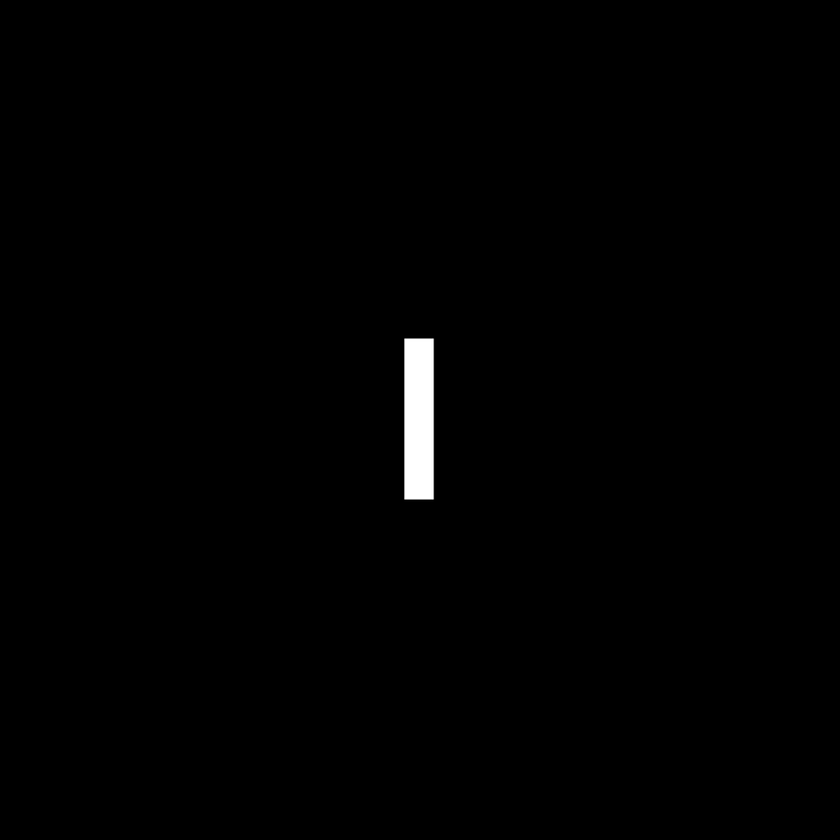
//> input picture DIP_HW3/images/Rectangle.tif, 840 x 840 px, shrunk from 1000 x 1000 before the run, given in place of cameraman.tif, which was not available
$ ./HW01   (built with g++ and OpenCV 4)
//> lines starting //> are read from the running program, lines starting //| are printed output that depends on the picture; pictures that were not available may be replaced by others from this repository, and a replacement may not be noted
### DIP_HW3/utils.h
#ifndef __UTILS_H_
#define __UTILS_H_

#include <iostream>
#include "opencv2/opencv.hpp"
#include <opencv2/core/core.hpp>
#include <opencv2/imgproc/imgproc.hpp>

using namespace std;
using namespace cv;


// dft.cpp
Mat fft2d(Mat src, int flags = DFT_COMPLEX_OUTPUT);
void fft2d(Mat src, Mat& dst, int flags = DFT_COMPLEX_OUTPUT);
Mat ifft2d(Mat src, int flags = DFT_INVERSE | DFT_SCALE | DFT_REAL_OUTPUT);
void ifft2d(Mat src, Mat& dst, int flags = DFT_INVERSE | DFT_SCALE | DFT_REAL_OUTPUT);

Mat fftshift2d(Mat src);
void fftshift2d(Mat src, Mat& dst);
Mat ifftshift2d(Mat src);
void ifftshift2d(Mat src, Mat& dst);

// utils.cpp
void swapPhase(Mat src1, Mat src2, Mat& dst1, Mat& dst2);
Mat freqFilter(Mat src, Mat kernel);
Mat freqBoxFilter(Mat src, Size kernel_size);
Mat freqGaussFilter(Mat src, Size kernel_size);
Mat NotchFilter(Mat src);
Mat img_padding(Mat src, Size size);
Mat mat_mul(Mat src1_fft, Mat src2_fft);
void fft_printer(Mat src_fft, int norm);
void min_max_finder(Mat src, float minmax[]);
#endif

### DIP_HW01/utils.h
#ifndef __UTILS_H_
#define __UTILS_H_

constexpr auto M_PI = 3.14159265358979323846;

#include <iostream>
#include "opencv2/opencv.hpp"

using namespace std;
using namespace cv;


// Affine transform
Mat warpAffine(Mat src, Mat affmat, string interp_type = "bilinear");
Mat rotate(Mat src, float radian, string interp_type = "bilinear");
Mat translation(Mat src, float x, float y, string interp_type = "bilinear");
#endif

### DIP_HW01/DIP_HW01.cpp
#include "utils.h"
Mat size_transform(Mat src, Mat affine, float* center);

Mat warpAffine(Mat src, Mat affmat, string interp_type)
{
	Mat dst(src.rows, src.cols, src.type(), Scalar(0));

	int src_locX, src_locY;
	float src_float_locX, src_float_locY;
	Mat inv_affmat = affmat.inv();
	float* affmat_data = (float*)inv_affmat.data;

	if (interp_type == "nearest")
	{
		for (int i = 0; i < dst.rows; i++)
		{
			for (int j = 0; j < dst.cols; j++)
			{
				src_locX = round(affmat_data[0] * i + affmat_data[1] * j + affmat_data[2]);
				src_locY = round(affmat_data[3] * i + affmat_data[4] * j + affmat_data[5]);

				if (src_locX >= src.rows || src_locY >= src.cols)
					dst.at<uchar>(i, j) = 0;
				else if (src_locX < 0 || src_locY < 0)
					dst.at<uchar>(i, j) = 0;
				else
					dst.at<uchar>(i, j) = src.at<uchar>(src_locX, src_locY);
			}
		}
	}
	else if (interp_type == "bilinear")
	{
		int loc_up_x, loc_down_x, loc_up_y, loc_down_y;
		float intensity, dx, dy;

		for (int i = 0; i < dst.rows; i++)
		{
			for (int j = 0; j < dst.cols; j++)
			{
				src_float_locX = (affmat_data[0] * i + affmat_data[1] * j + affmat_data[2]);
				src_float_locY = (affmat_data[3] * i + affmat_data[4] * j + affmat_data[5]);

				src_locX = (int)ceil(src_float_locX);
				src_locY = (int)ceil(src_float_locY);

				if (src_locX >= src.rows || src_locY >= src.cols)
					dst.at<uchar>(i, j) = 0;
				else if (src_locX < 0 || src_locY < 0)
					dst.at<uchar>(i, j) = 0;
				else
				{
					if (src_locX == 0 || src_locY == 0)
					{
						dst.at<uchar>(i, j) = src.at<uchar>(src_locX, src_locY);
					}
					else if (src_locX >= src.rows || src_locY >= src.cols)
					{
						dst.at<uchar>(i, j) = src.at<uchar>(src_locX, src_locY);
					}
					else
					{
						loc_up_x = ceil(src_float_locX); loc_down_x = floor(src_float_locX), dst.rows;
						loc_up_y = ceil(src_float_locY); loc_down_y = floor(src_float_locY), dst.cols;

						dx = loc_up_x - src_float_locX;
						dy = loc_up_y - src_float_locY;

						intensity = src.at<uchar>(loc_down_x, loc_up_y) * dx * (1 - dy);
						intensity += src.at<uchar>(loc_down_x, loc_down_y) * dx * dy;
						intensity += src.at<uchar>(loc_up_x, loc_down_y) * (1 - dx) * dy;
						intensity += src.at<uchar>(loc_up_x, loc_up_y) * (1 - dx) * (1 - dy);

						dst.at<uchar>(i, j) = (uchar)round(intensity);
					}
				}
			}
		}
	}
	return dst;
}

Mat rotate(Mat src, float radian, string interp_type)
{
	Mat affmat = Mat::zeros(Size(3, 3), CV_32F);
	float* affmat_data = (float*)affmat.data;
	affmat_data[0] = cos(-1 * radian);	affmat_data[1] = -1 * sin(-1 * radian);	affmat_data[2] = 0.0;
	affmat_data[3] = sin(-1 * radian);	affmat_data[4] = cos(-1 * radian);	affmat_data[5] = 0.0;
	affmat_data[6] = 0.0;	affmat_data[7] = 0.0;	affmat_data[8] = 1.0;

	float center[2];
	Mat newMat = size_transform(src, affmat, center);

	int x_shift, y_shift;
	x_shift = (int)round(floor(newMat.rows / 2) - floor(center[0]));
	y_shift = (int)round(floor(newMat.cols / 2) - floor(center[1]));

	//Center shift
	affmat_data[2] = x_shift;
	affmat_data[5] = y_shift;

	Mat dst = warpAffine(newMat, affmat, interp_type);
	return dst;
}

Mat translation(Mat src, float x, float y, string interp_type)
{
	Mat affmat = Mat::zeros(Size(3, 3), CV_32F);
	float* affmat_data = (float*)affmat.data;
	affmat_data[0] = 1.0;	affmat_data[1] = 0.0;	affmat_data[2] = x;
	affmat_data[3] = 0.0;	affmat_data[4] = 1.0;	affmat_data[5] = y;
	affmat_data[6] = 0.0;	affmat_data[7] = 0.0;	affmat_data[8] = 1.0;

	float center[2];
	Mat newMat = size_transform(src, affmat, center);

	Mat dst = warpAffine(newMat, affmat, interp_type);
	return dst;
}

Mat size_transform(Mat src, Mat affine, float* center)
{
	int x_length = 0, y_length = 0;
	float point0[2], point1[2], point2[2], point3[2];
	float* affmat_data = (float*)affine.data;

	//4point vectors
	point0[0] = affmat_data[0] * 0 + affmat_data[1] * 0 + affmat_data[2];
	point0[1] = affmat_data[3] * 0 + affmat_data[4] * 0 + affmat_data[5];

	point1[0] = affmat_data[0] * src.rows + affmat_data[1] * 0 + affmat_data[2];
	point1[1] = affmat_data[3] * src.rows + affmat_data[4] * 0 + affmat_data[5];

	point2[0] = affmat_data[0] * 0 + affmat_data[1] * src.cols + affmat_data[2];
	point2[1] = affmat_data[3] * 0 + affmat_data[4] * src.cols + affmat_data[5];

	point3[0] = affmat_data[0] * src.rows + affmat_data[1] * src.cols + affmat_data[2];
	point3[1] = affmat_data[3] * src.rows + affmat_data[4] * src.cols + affmat_data[5];

	//center location calculation
	center[0] = affmat_data[0] * floor(src.rows / 2) + affmat_data[1] * floor(src.cols / 2) + affmat_data[2];
	center[1] = affmat_data[3] * floor(src.rows / 2) + affmat_data[4] * floor(src.cols / 2) + affmat_data[5];

	//Size calculate
	x_length = (int)round(max(abs(point0[0] - point3[0]), abs(point1[0] - point2[0])));
	y_length = (int)round(max(abs(point0[1] - point3[1]), abs(point1[1] - point2[1])));

	//creat new Mat dst
	Mat dst(x_length + affmat_data[2], y_length + affmat_data[5], src.type(), Scalar(0));

	//copy src to dst
	for (int i = 0; i < src.rows; i++)
	{
		for (int j = 0; j < src.cols; j++)
		{
			dst.at<uchar>(i, j) = src.at<uchar>(i, j);
		}
	}
	return dst;
}

### DIP_HW01/HW01.cpp
#include "utils.h"

int main(int argc, char* argv[])
{
	//구현 1//

	Mat src = imread("../images/cameraman.tif", IMREAD_ANYCOLOR);
//> src is the input picture: 840 rows x 840 cols, CV_8UC3; min 0, max 255, mean 1.7
	if (src.empty()) {
		cout << "Input image does not exist." << endl;
		exit(-1);
	}
	int H = src.rows;
//> H = 840
	int W = src.cols;
//> W = 840

	string flags_1 = "nearest";
	string flags_2 = "bilinear";

	Mat affine_A = Mat::zeros(Size(3, 3), CV_32F);
	float* aff_data_A = (float*)affine_A.data;
	aff_data_A[0] = 2.0;	aff_data_A[1] = 0.0;	aff_data_A[2] = 0.0;
	aff_data_A[3] = 0.0;	aff_data_A[4] = 2.0;	aff_data_A[5] = 0.0;
	aff_data_A[6] = 0.0;	aff_data_A[7] = 0.0;	aff_data_A[8] = 1.0;
	Mat affine_B = Mat::zeros(Size(3, 3), CV_32F);
	float* aff_data_B = (float*)affine_B.data;
	aff_data_B[0] = 1.0;	aff_data_B[1] = 0.5;	aff_data_B[2] = 0.0;
	aff_data_B[3] = 0.5;	aff_data_B[4] = 1.0;	aff_data_B[5] = 0.0;
	aff_data_B[6] = 0.0;	aff_data_B[7] = 0.0;	aff_data_B[8] = 1.0;

	imshow("Origin_1", src);
	//a)
	Mat dst = warpAffine(src, affine_A, flags_1);
//> the loop in warpAffine, `for (int i = 0; i < dst.rows; i++)` made 840 passes
//> src_locX on passes 1 to 3: 0, 1, 1
//> after the loop in warpAffine, `for (int i = 0; i < dst.rows; i++)`: dst: 840 rows x 840 cols, CV_8UC3; every value is 0
//> after the loop in warpAffine, `for (int i = 0; i < dst.rows; i++)`: src_locX = 420
	imshow("Origin_A", dst);
	Mat dst2 = warpAffine(dst, affine_B, flags_1);
//> the loop in warpAffine (call 2), `for (int i = 0; i < dst.rows; i++)` made 840 passes
//> (src_locX, src_locY) on passes 1 to 3: (-559, 1119), (-558, 1118), (-557, 1117)
	imshow("implement1_a", dst2);
	imwrite("implement1_a.tif", dst2);
	//b)
	Mat affine_C = affine_B * affine_A;
	Mat dst3 = warpAffine(src, affine_C, flags_1);
	imshow("implement1_b", dst3);
	imwrite("implement1_b.tif", dst3);
	//c)
	Mat affine_C_p = affine_A * affine_B;
	Mat dst4 = warpAffine(src, affine_C_p, flags_1);
	imshow("implement1_c", dst4);
	imwrite("implement1_c.tif", dst4);


	//구현 2//

	Mat src_2 = imread("../images/Letter_T.tif", IMREAD_ANYCOLOR);
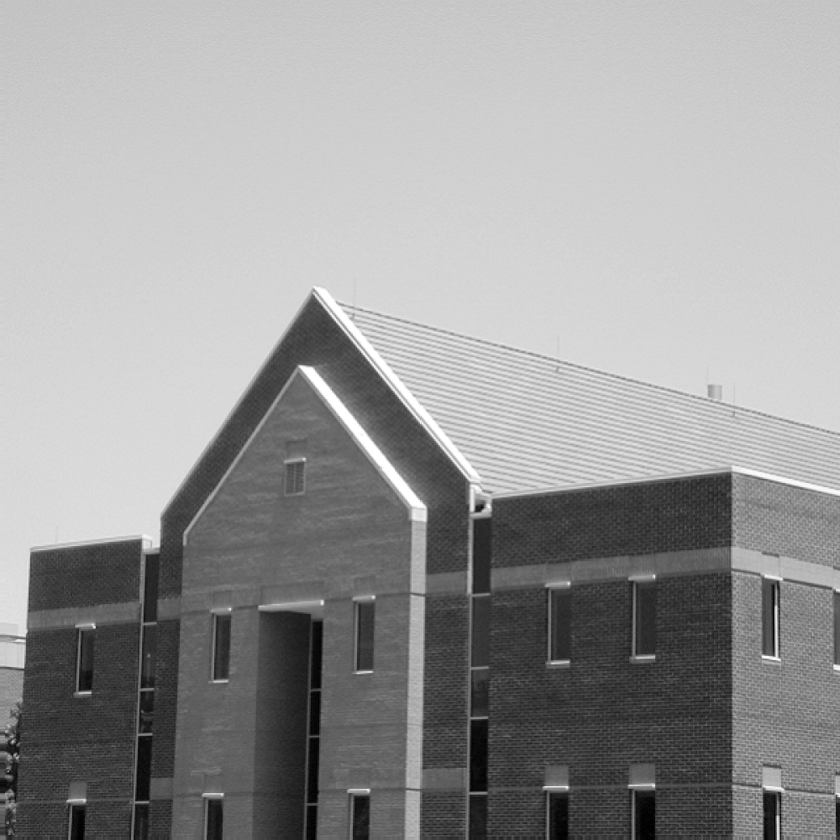
//> input picture DIP_HW3/images/building.tif, 840 x 840 px, shrunk from 1000 x 1000 before the run, given in place of Letter_T.tif, which was not available
//> src_2 is the input picture: 840 rows x 840 cols, CV_8UC1; min 0, max 255, mean 152.5
	if (src_2.empty()) {
		cout << "Input image does not exist." << endl;
		exit(-1);
	}
	//a)
	//nearest
	imshow("Origin_2", src_2);
	Mat dst_5 = rotate(src_2, 0.523598, flags_1);
//> in rotate, `Mat newMat = size_transform(src, affmat, center);`: center = [573.7, 153.7]
//> in rotate, `x_shift = (int)round(floor(newMat.rows / 2) - floor(center[0]));`: x_shift = 0
//> in rotate, `y_shift = (int)round(floor(newMat.cols / 2) - floor(center[1]));`: y_shift = 420
//> in rotate, `affmat_data[5] = y_shift;`: affmat = [[0.866, 0.5, 0], [-0.5, 0.866, 420], [0, 0, 1]]
//> in warpAffine (call 5), `Mat inv_affmat = affmat.inv();`: inv_affmat = [[0.866, -0.5, 210], [0.5, 0.866, -363.7], [0, 0, 1]]
//> the loop in warpAffine (call 5), `for (int i = 0; i < dst.rows; i++)` made 1147 passes
//> (src_locX, src_locY) on passes 1 to 3: (-363, 629), (-362, 629), (-361, 630)
//> after the loop in warpAffine (call 5), `for (int i = 0; i < dst.rows; i++)`:
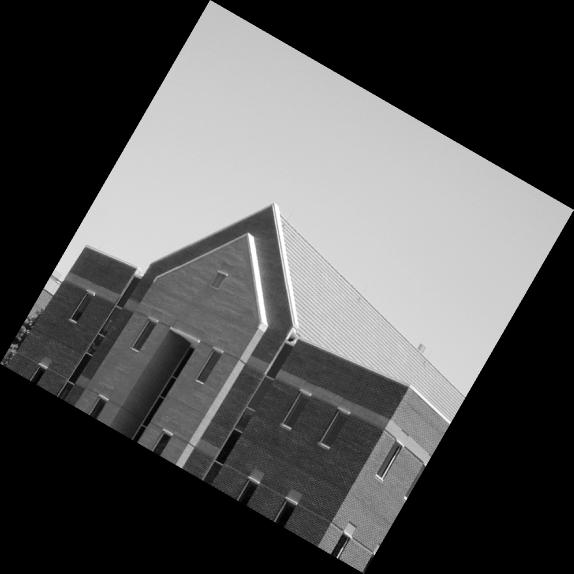
//> dst: 1147 rows x 1147 cols, CV_8UC1 (shown at 1/2 size); min 0, max 255, mean 81.8
//> after the loop in warpAffine (call 5), `for (int i = 0; i < dst.rows; i++)`: src_locX = 629; src_locY = 1202
	Mat dst_6 = translation(dst_5, 20, 0, flags_1);
//> after the loop in size_transform (call 2), `for (int i = 0; i < src.rows; i++)`:
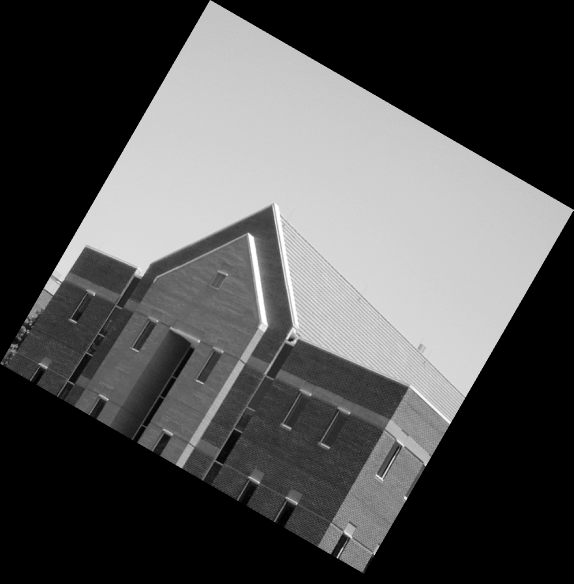
//> dst: 1167 rows x 1147 cols, CV_8UC1 (shown at 1/2 size); min 0, max 255, mean 80.4
//> in translation, `Mat newMat = size_transform(src, affmat, center);`: center = [593, 573]
	imshow("implement2_a_nearest", dst_6);
	imwrite("implement2_a_nearest.tif", dst_6);
	//bilinear
	Mat dst_7 = rotate(src_2, 0.523598, flags_2);
	Mat dst_8 = translation(dst_7, 20, 0, flags_2);
	imshow("implement2_a_bilinear", dst_8);
	imwrite("implement2_a_bilinear.tif", dst_8);
	//b)
	//nearest
	Mat dst_9 = translation(src_2, 20, 0, flags_1);
//> call 3 of translation, with x = 20, y = 0, interp_type = "nearest"
//> after the loop in size_transform (call 5), `for (int i = 0; i < src.rows; i++)`:
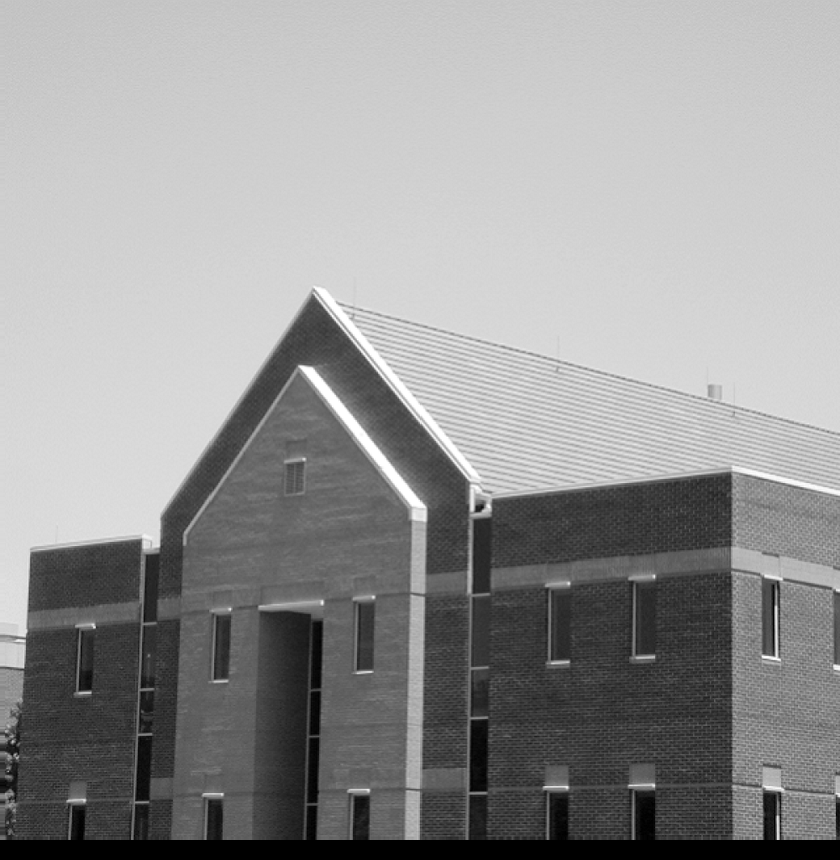
//> dst: 860 rows x 840 cols, CV_8UC1; min 0, max 255, mean 148.9
//> in translation (call 3), `Mat dst = warpAffine(newMat, affmat, interp_type);`:
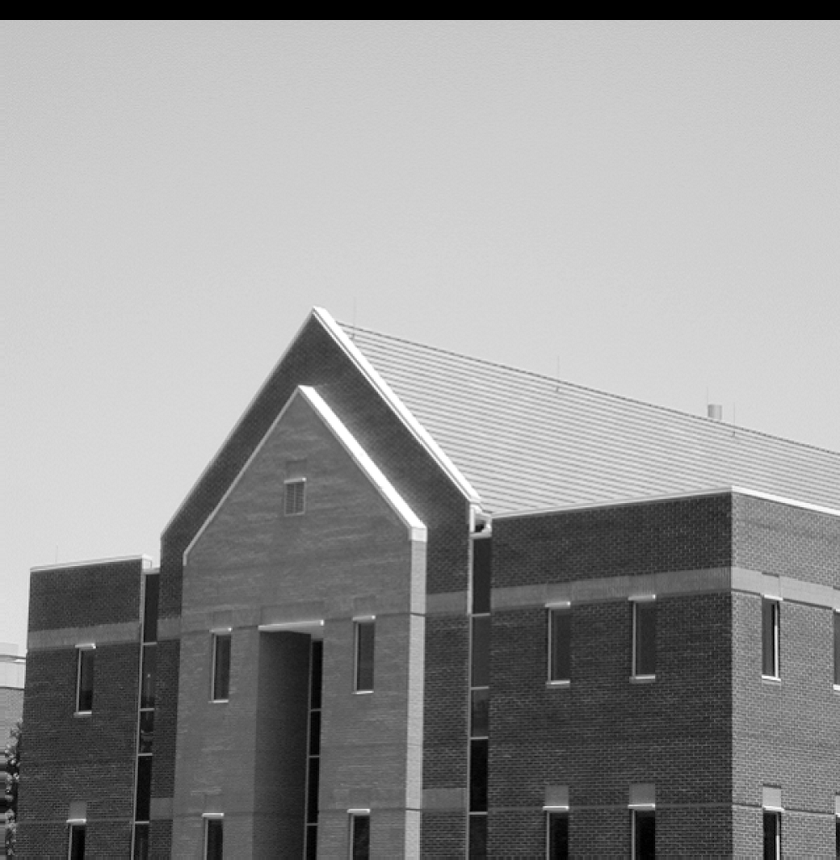
//> dst: 860 rows x 840 cols, CV_8UC1; min 0, max 255, mean 148.9
	Mat dst_10 = rotate(dst_9, 0.523598, flags_1);
//> call 3 of rotate, with radian = 0.524, interp_type = "nearest"
//> after the loop in size_transform (call 6), `for (int i = 0; i < src.rows; i++)`:
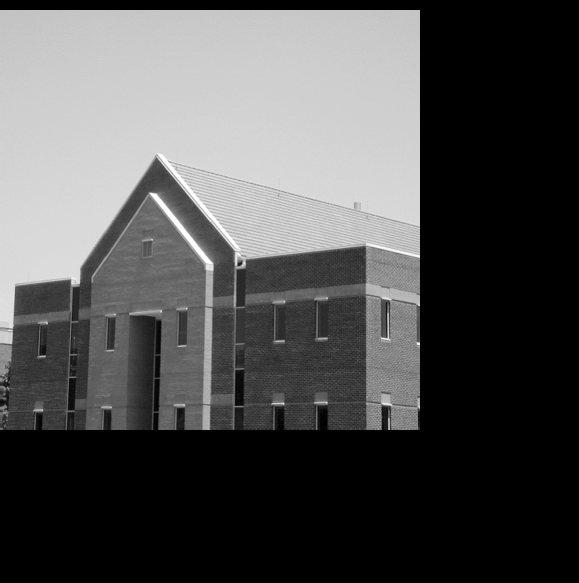
//> dst: 1165 rows x 1157 cols, CV_8UC1 (shown at 1/2 size); min 0, max 255, mean 79.8
//> in rotate (call 3), `Mat dst = warpAffine(newMat, affmat, interp_type);`:
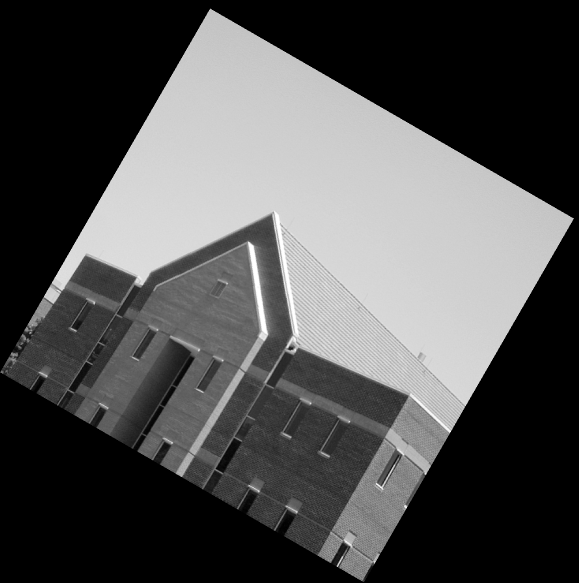
//> dst: 1165 rows x 1157 cols, CV_8UC1 (shown at 1/2 size); min 0, max 255, mean 79.8
	imshow("implement2_b_nearest", dst_10);
	imwrite("implement2_b_nearest.tif", dst_10);
	//bilinear
	Mat dst_11 = translation(src_2, 20, 0, flags_2);
	Mat dst_12 = rotate(dst_11, 0.523598, flags_2);
	imshow("implement2_b_bilinear", dst_12);
	imwrite("implement2_b_bilinear.tif", dst_12);

	waitKey(0);
	destroyAllWindows();

	return 0;
}
